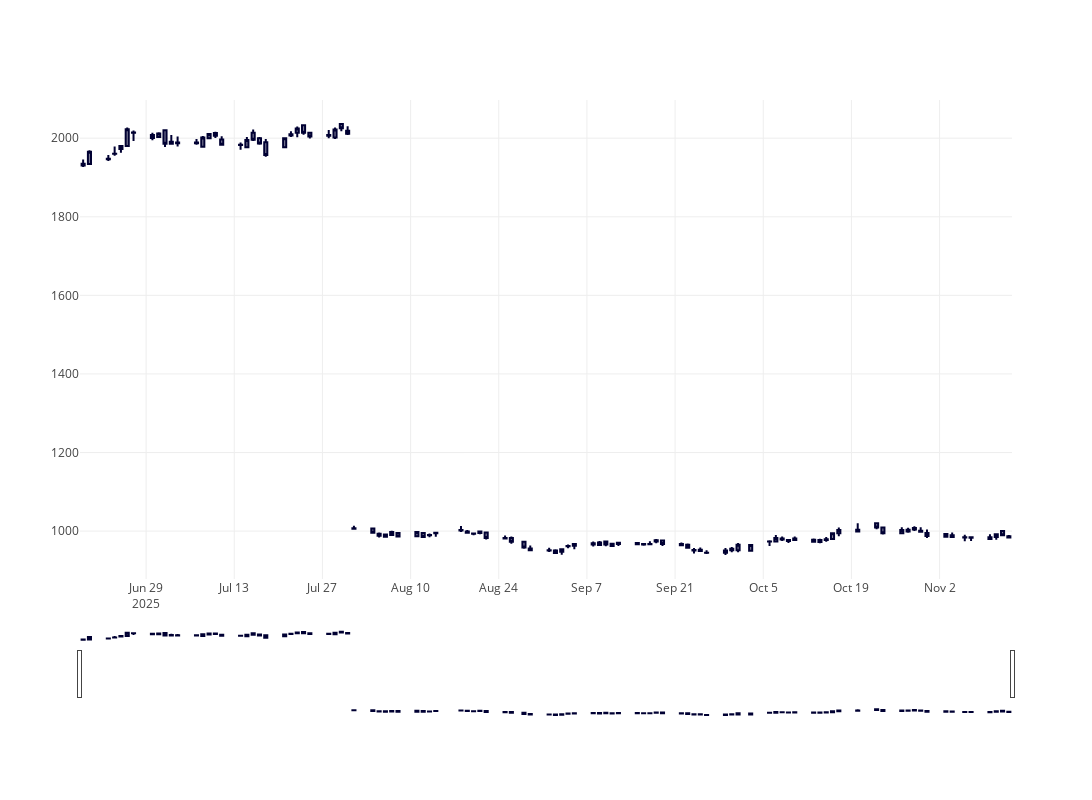

The notebook cell saved with this chart:
### Code cell
fig = client.plot_candlestick(hdfc_prices)
fig.show()
